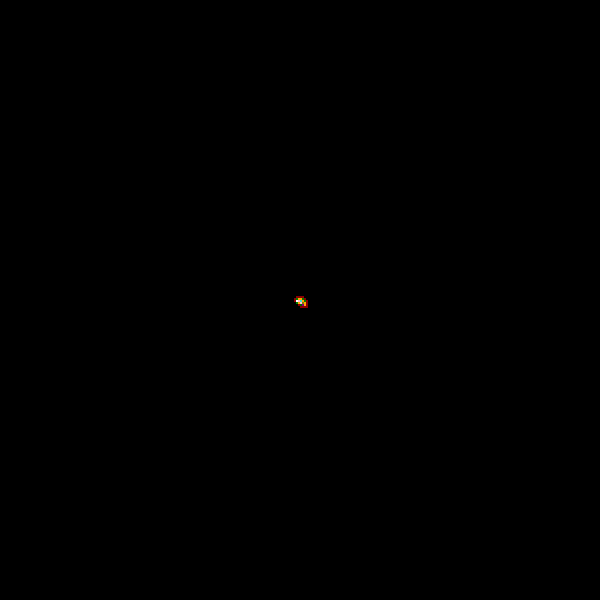
Frame 1 (no input)
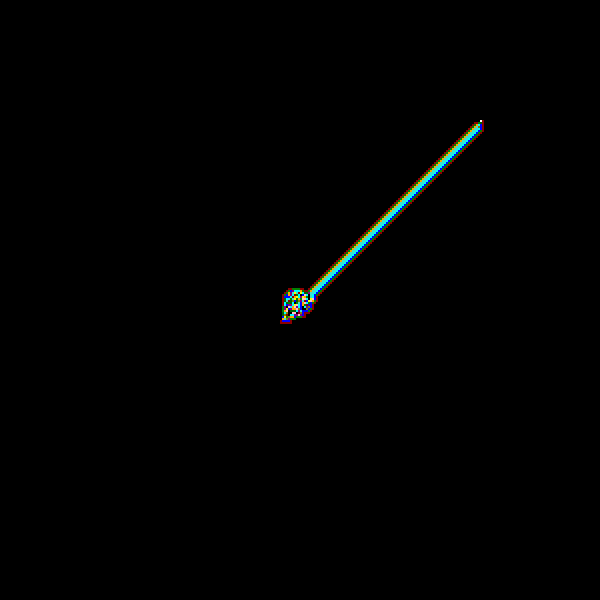
Frame 60 (no input)
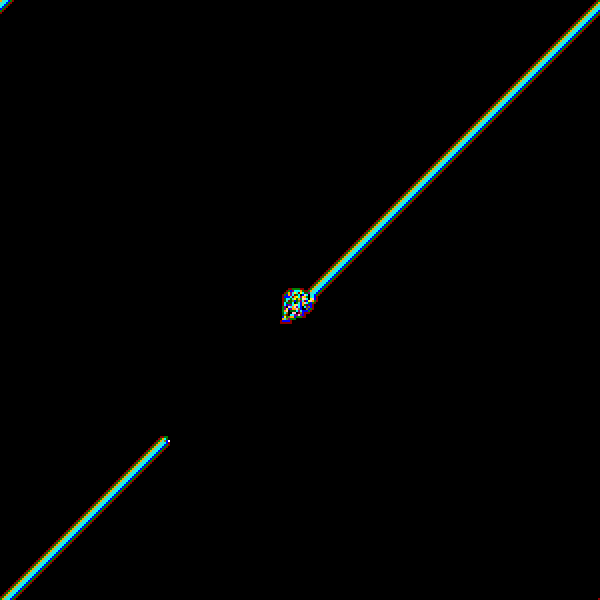
Frame 120 (the mouse pressed at the canvas centre since frame 60)

The p5.js sketch that drew these frames (run headless with seeded random() and noise() and a simulated clock; from frame 60 on, the mouse is pressed at the canvas centre):

// p5.js sketch
// ── sketch.js
// directions: 0 = right, 1 = down, 2 = left, 3 = up
// turning: -1 = left, 0 = straight, 1 = right, 2 = turn around
// rules: index = cell state, value = turn direction

const ruleCollection = {
    classic: {
        turns: [1, -1],
        gridColors: ["white", "black"],
        antColor: "red",
    },
    filled_triangle: {
        turns: [1, 1, -1, 1, -1, 1, 1],
        gridColors: ["black", "blue", "green", "darkred", "orange", "olive", "pink"],
        antColor: "white",
    },

    filled_square: {
        turns: [1, 1, -1, 1, 1],
        gridColors: ["black", "blue", "green", "darkred", "orange"],
        antColor: "white",
    },
    filled_corner: {
        turns: [1, 1, -1, 1, -1, -1],
        gridColors: ["black", "darkgreen", "darkred", "blue", "cyan", "olive"],
        antColor: "white",
    },
    highway_heaven: {
        turns: [-1, -1, -1, 1, 1, 1],
        gridColors: ["black", "darkgreen", "darkred", "blue", "cyan", "olive"],
        antColor: "white",
    },

    highway_square: {
        turns: [-1, 1, 1, 1, 1, 1, -1, -1, 1],
        gridColors: ["white", "purple", "darkgreen", "green", "blue", "orange", "olive", "cyan", "pink"],
        antColor: "red",
    },

    triangles: {
        turns: [1, 1, -1, -1, -1, 1, -1, -1, -1, 1, 1, 1],
        gridColors: [
            "black",
            "darkred",
            "green",
            "darkgreen",
            "blue",
            "orange",
            "purple",
            "cyan",
            "pink",
            "olive",
            "turquoise",
            "yellow",
        ],
        antColor: "white",
    },
    rectangle_symmetry: {
        turns: [1, -1, -1, 1],
        gridColors: ["white", "darkgreen", "darkred", "blue"],
        antColor: "black",
    },
    round_symmetry_1: {
        turns: [-1, -1, 1, 1],
        gridColors: ["white", "darkgreen", "darkred", "blue"],
        antColor: "black",
    },
    round_symmetry_2: {
        turns: [-1, -1, 1, 1, -1, -1, 1, 1, -1, -1, 1, 1],
        gridColors: [
            "white",
            "darkred",
            "green",
            "darkgreen",
            "blue",
            "orange",
            "purple",
            "cyan",
            "pink",
            "olive",
            "turquoise",
            "yellow",
        ],
        antColor: "black",
    },
    chaos: {
        turns: [1, -1, 1],
        gridColors: ["white", "violet", "cornflowerblue"],
        antColor: "black",
    },
    convoluted_highway: {
        turns: [-1, -1, 1, 1, 1, -1, 1, -1, 1, -1, -1, 1],
        gridColors: [
            "black",
            "darkred",
            "green",
            "darkgreen",
            "blue",
            "orange",
            "purple",
            "cyan",
            "pink",
            "olive",
            "turquoise",
            "yellow",
        ],
        antColor: "white",
    },
    more_highways: {
        turns: [-1, -1, 1, 1, -1, 1, -1, -1, -1, 1, -1, 1],
        gridColors: [
            "black",
            "darkred",
            "green",
            "darkgreen",
            "blue",
            "orange",
            "purple",
            "cyan",
            "pink",
            "olive",
            "turquoise",
            "yellow",
        ],
        antColor: "white",
    },
};
const rules = ruleCollection.more_highways;
const cellSize = 2;
const stepsPerFrame = 100;
let ant;
let grid;

/**
 * Modulo implementation in javascript.
 * Because % returns a negative result if taken of a negative number as it is the remainder not the modulo.
 * https://stackoverflow.com/a/4467559/16724834
 *
 * @param {number} x The dividend.
 * @param {number} m The divisor.
 * @returns The positive remainder of the division.
 */
function mod(x, m) {
    return ((x % m) + m) % m;
}

class Grid {
    width = width / cellSize;
    height = height / cellSize;
    size = this.width * this.height;
    grid = Array(this.size).fill(0);
    center = floor(this.width / 2 + (this.height / 2) * this.width);
}

class Ant {
    x = floor(grid.width / 2);
    y = floor(grid.height) / 2;
    direction = 0;
    state = 0;
    color = color(0, 0, 0);
    moveMethods = [
        () => (this.x = (this.x + 1) % grid.width), // right
        () => (this.y = (this.y + 1) % grid.height), // down
        () => (this.x = mod(this.x - 1, grid.width)), // left
        () => (this.y = mod(this.y - 1, grid.height)), // up
    ];
    newGridState;

    step() {
        const gridIndex = floor(this.x + this.y * grid.width);
        const stateAtCurrentPosition = grid.grid[gridIndex];
        this.newGridState = (stateAtCurrentPosition + 1) % rules.turns.length;
        grid.grid[gridIndex] = this.newGridState;
        this.drawCell();
        this.move(stateAtCurrentPosition);
        this.drawAnt();
    }

    move(stateAtCurrentPosition) {
        this.direction = mod(this.direction + rules.turns[stateAtCurrentPosition], 4);
        this.moveMethods[this.direction]();
    }

    drawCell() {
        fill(rules.gridColors[this.newGridState]);
        square(this.x * cellSize, this.y * cellSize, cellSize);
    }

    drawAnt() {
        fill(rules.antColor);
        square(this.x * cellSize, this.y * cellSize, cellSize);
    }
}

function setup() {
    createCanvas(600, 600);
    noStroke();
    colorMode(HSL, 1);
    background(rules.gridColors[0]);
    grid = new Grid();
    ant = new Ant();
}

function draw() {
    for (let i = 0; i < stepsPerFrame; i++) {
        ant.step();
    }
}

function keyPressed() {
    if (key === " ") {
        if (isLooping()) {
            noLoop();
        } else {
            loop();
        }
    } else if (key === "s") {
        ant.step();
    }
}
